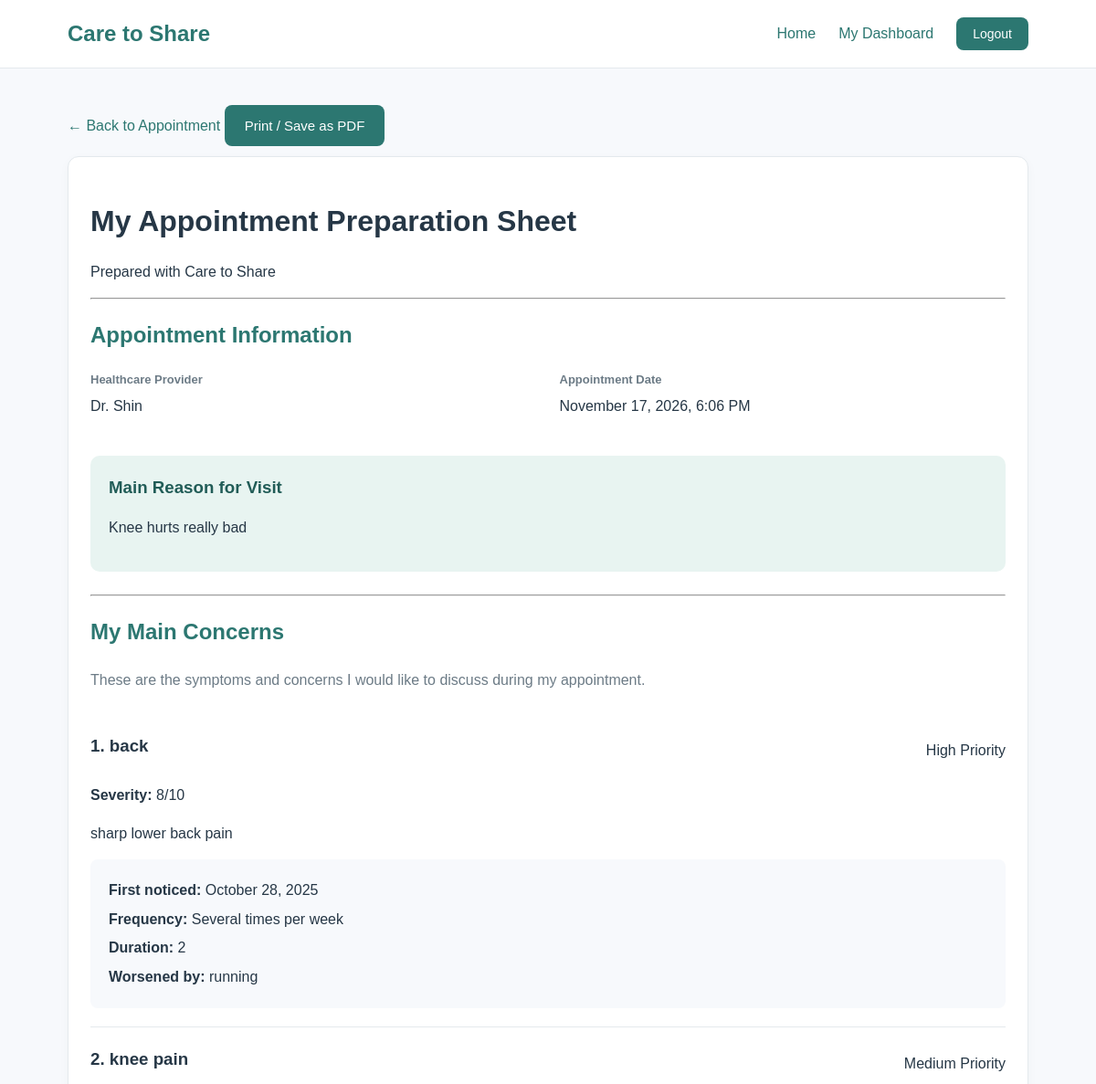
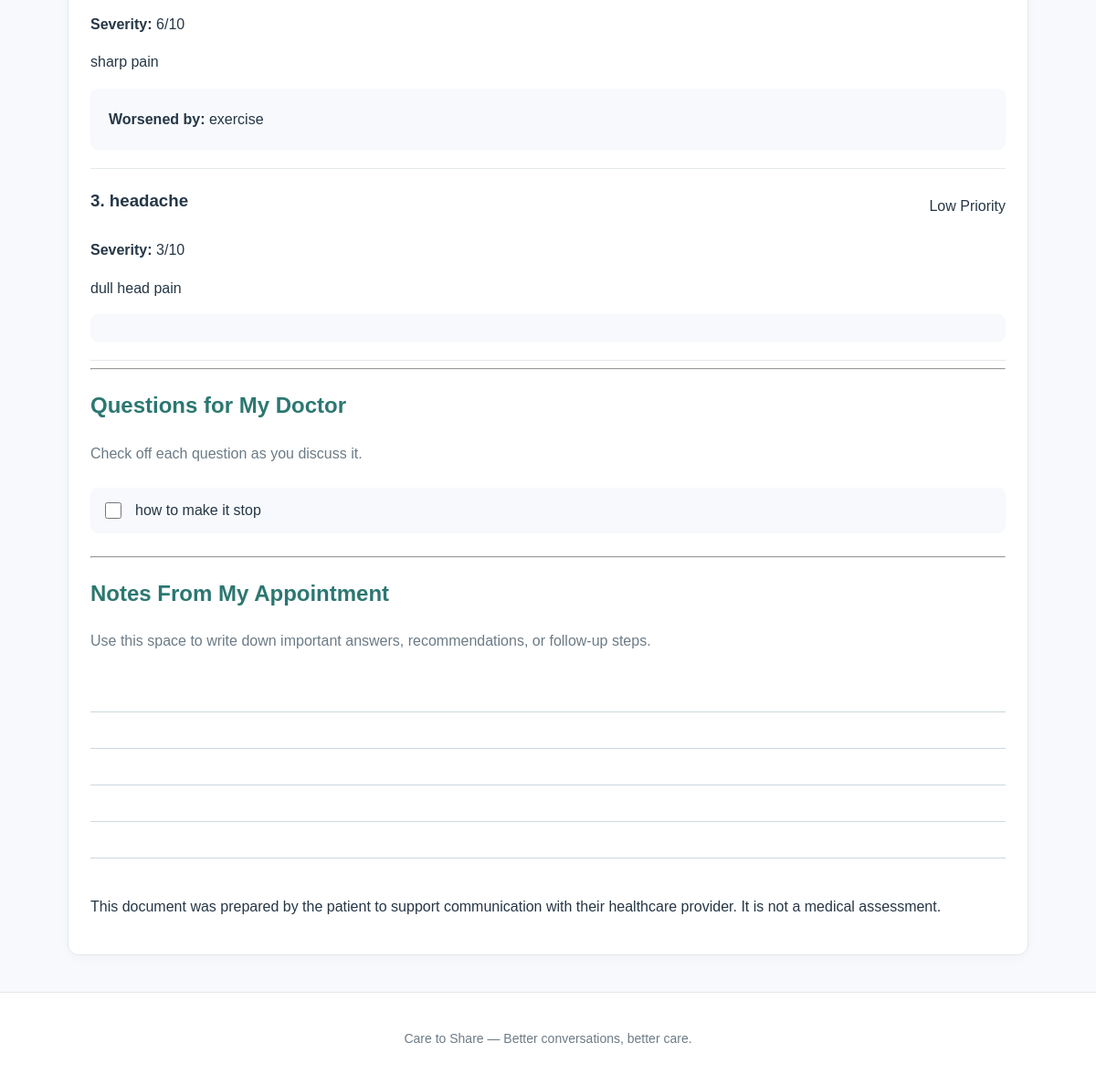
/appointments/2/summary/ (signed in), run on the app's committed database (2 pictures, top to bottom).
### appointments/models.py (models this page shows, shortened)
class Appointment(models.Model):
    user = models.ForeignKey(
        settings.AUTH_USER_MODEL,
        on_delete=models.CASCADE
    )
    doctor_name = models.CharField(max_length=100)
    appointment_date = models.DateTimeField()
    reason_for_visit = models.TextField()
    created_at = models.DateTimeField(auto_now_add=True)

class HealthConcern(models.Model):
    FREQUENCY_CHOICES = [
        ("daily", "Daily"),
        ("several_weekly", "Several times per week"),
        ("weekly", "Once per week"),
        ("monthly", "Several times per month"),
        ("occasionally", "Occasionally"),
        ("other", "Other"),
    ]
    PRIORITY_CHOICES = [
        ("high", "High"),
        ("medium", "Medium"),
        ("low", "Low"),
    ]
    appointment = models.ForeignKey(
        Appointment,
        on_delete=models.CASCADE,
        related_name="concerns"
    )
    symptom = models.CharField(max_length=200)
    description = models.TextField()
    severity = models.IntegerField(
        validators=[
            MinValueValidator(1),
            MaxValueValidator(10)
        ]
    )
    onset_date = models.DateField(
        null=True,
        blank=True
    )
    frequency = models.CharField(
        max_length=20,
        choices=FREQUENCY_CHOICES,
        blank=True
    )
    duration = models.CharField(
        max_length=100,
        blank=True
    )
    triggers = models.TextField(
        blank=True
    )
    relieving_factors = models.TextField(
        blank=True
    )
    priority = models.CharField(
        max_length=10,
        choices=PRIORITY_CHOICES,
        default="medium"
    )
    question_for_doctor = models.TextField(
        blank=True
    )

### appointments/views.py (the view)
# urls.py: path("appointments/<int:pk>/summary/", views.pre_visit_summary, name="pre_visit_summary"),
@login_required
def pre_visit_summary(request, pk):
    appointment = get_object_or_404(
        Appointment,
        pk=pk,
        user=request.user
    )
    concerns = appointment.concerns.annotate(
        priority_order=Case(
            When(priority="high", then=Value(1)),
            When(priority="medium", then=Value(2)),
            When(priority="low", then=Value(3)),
            default=Value(4),
            output_field=IntegerField(),
        )
    ).order_by("priority_order", "-severity")
    return render(
        request,
        "appointments/pre_visit_summary.html",
        {
            "appointment": appointment,
            "concerns": concerns,
        }
    )

### appointments/templates/appointments/pre_visit_summary.html (shortened to what this page needs)
{% extends "appointments/base.html" %}
{% block content %}
<div class="summary-container">
    <div class="summary-actions">
        <a href="{% url 'appointment_detail' appointment.pk %}"
           class="back-link">
            ← Back to Appointment
        </a>
        <button type="button"
                onclick="window.print()"
                class="btn">
            Print / Save as PDF
        </button>
    </div>
    <div class="card summary-document">
        <div class="summary-heading">
            <h1>My Appointment Preparation Sheet</h1>
            <p>
                Prepared with Care to Share
            </p>
        </div>
        <hr>
        <h2>Appointment Information</h2>
        <div class="summary-info-grid">
            <div>
                <span class="info-label">Healthcare Provider</span>
                <p>{{ appointment.doctor_name }}</p>
            </div>
            <div>
                <span class="info-label">Appointment Date</span>
                <p>
                    {{ appointment.appointment_date|date:"F j, Y, g:i A" }}
                </p>
            </div>
        </div>
        <div class="summary-reason">
            <h3>Main Reason for Visit</h3>
            <p>{{ appointment.reason_for_visit }}</p>
        </div>
        <hr>
        <h2>My Main Concerns</h2>
        <p class="summary-description">
            These are the symptoms and concerns
            I would like to discuss during my appointment.
        </p>
        {% for concern in concerns %}
            <div class="summary-concern">
                <div class="summary-concern-header">
                    <h3>
                        {{ forloop.counter }}.
                        {{ concern.symptom }}
                    </h3>
                    <span class="priority-badge priority-{{ concern.priority }}">
                        {{ concern.get_priority_display }} Priority
                    </span>
                </div>
                <p>
                    <strong>Severity:</strong>
                    {{ concern.severity }}/10
                </p>
                <p>
                    {{ concern.description }}
                </p>
                <div class="summary-symptom-info">
                    {% if concern.onset_date %}
                        <p>
                            <strong>First noticed:</strong>
                            {{ concern.onset_date|date:"F j, Y" }}
                        </p>
                    {% endif %}
                    {% if concern.frequency %}
                        <p>
                            <strong>Frequency:</strong>
                            {{ concern.get_frequency_display }}
                        </p>
                    {% endif %}
                    {% if concern.duration %}
                        <p>
                            <strong>Duration:</strong>
                            {{ concern.duration }}
                        </p>
                    {% endif %}
                    {% if concern.triggers %}
                        <p>
                            <strong>Worsened by:</strong>
                            {{ concern.triggers }}
                        </p>
                    {% endif %}
                </div>
            </div>
        {% empty %}
            <p>
                No health concerns have been recorded
                for this appointment.
            </p>
        {% endfor %}
        <hr>
        <h2>Questions for My Doctor</h2>
        <p class="summary-description">
            Check off each question as you discuss it.
        </p>
        <div class="summary-questions">
            {% for concern in concerns %}
                {% if concern.question_for_doctor %}
                    <div class="summary-question-item">
                        <input type="checkbox"
                               id="question-{{ concern.pk }}">
                        <label for="question-{{ concern.pk }}">
                            {{ concern.question_for_doctor }}
                        </label>
                    </div>
                {% endif %}
            {% endfor %}
        </div>
        <hr>
        <h2>Notes From My Appointment</h2>
        <p class="summary-description">
            Use this space to write down important
            answers, recommendations, or follow-up steps.
        </p>
        <div class="notes-section">
            <div class="note-line"></div>
            <div class="note-line"></div>
            <div class="note-line"></div>
            <div class="note-line"></div>
            <div class="note-line"></div>
        </div>
        <p class="summary-footer">
            This document was prepared by the patient
            to support communication with their healthcare provider.
            It is not a medical assessment.
        </p>
    </div>
</div>
{% endblock %}

### appointments/static/appointments/style.css (style rules this page uses)
* { box-sizing: border-box; }
body { margin: 0; font-family: Arial, Helvetica, sans-serif; background-color: #f7f9fc; color: #263746; line-height: 1.6; }
a { color: #2c7771; text-decoration: none; }
h1 { font-size: 32px; margin-bottom: 12px; }
h2 { color: #2c7771; }
h3 { margin-bottom: 10px; }
.card { background: white; padding: 24px; border-radius: 12px; border: 1px solid #e4e9ed; margin-bottom: 20px; box-shadow: 0 3px 12px rgba(0, 0, 0, 0.03); }
.card h3 { margin-top: 0; }
.btn { display: inline-block; background-color: #2c7771; color: white; padding: 11px 20px; border: none; border-radius: 8px; font-size: 14px; cursor: pointer; }
input, textarea, select { width: 100%; padding: 12px; border: 1px solid #cdd8de; border-radius: 8px; font-size: 15px; font-family: inherit; }
input[type="checkbox"] { width: auto; }
label { display: block; font-weight: 600; margin-bottom: 6px; }
button { cursor: pointer; }
.back-link { display: inline-block; margin-bottom: 20px; color: #2c7771; font-weight: 500; }
.info-label { display: block; color: #6c7b86; font-size: 13px; font-weight: 600; margin-bottom: 5px; }
button.btn, input[type="submit"].btn { display: inline-block; background-color: #2c7771; color: #ffffff; padding: 12px 22px; border: none; border-radius: 8px; font-family: inherit; font-size: 15px; font-weight: 500; line-height: 1.4; cursor: pointer; box-shadow: none; appearance: none; }
.summary-info-grid { display: grid; grid-template-columns: repeat(2, 1fr); gap: 25px; margin-bottom: 25px; }
.summary-info-grid p { margin-top: 5px; font-weight: 500; }
.summary-reason { background-color: #e8f4f1; padding: 20px; border-radius: 10px; margin: 25px 0; }
.summary-reason h3 { margin-top: 0; color: #215c57; }
.summary-description { color: #6c7b86; margin-bottom: 25px; }
.summary-concern { padding: 20px 0; border-bottom: 1px solid #e4e9ed; }
.summary-concern-header { display: flex; justify-content: space-between; align-items: center; gap: 15px; }
.summary-concern-header h3 { margin-top: 0; }
.summary-symptom-info { background-color: #f7f9fc; padding: 15px 20px; border-radius: 8px; margin-top: 15px; }
.summary-symptom-info p { margin: 6px 0; }
.summary-questions { margin: 25px 0; }
.summary-question-item { display: flex; align-items: flex-start; gap: 12px; margin-bottom: 15px; padding: 12px; background-color: #f7f9fc; border-radius: 8px; }
.summary-question-item input[type="checkbox"] { width: 18px; height: 18px; margin-top: 4px; flex-shrink: 0; accent-color: #2c7771; }
.summary-question-item label { font-weight: 400; margin: 0; cursor: pointer; }
.notes-section { margin-top: 25px; margin-bottom: 40px; }
.note-line { height: 40px; border-bottom: 1px solid #cdd8de; }

### data on the page
Appointment: doctor_name "Dr. Shin", appointment_date "November 17, 2026, 6:06 PM", reason_for_visit "Knee hurts really bad"
HealthConcern: symptom "back", priority "High", severity "8", description "sharp lower back pain", onset_date "October 28, 2025", frequency "Several times per week", duration "2", triggers "running"
HealthConcern: symptom "knee pain", priority "Medium", severity "6", description "sharp pain", triggers "exercise", question_for_doctor "how to make it stop"
HealthConcern: symptom "headache", priority "Low", severity "3", description "dull head pain"
